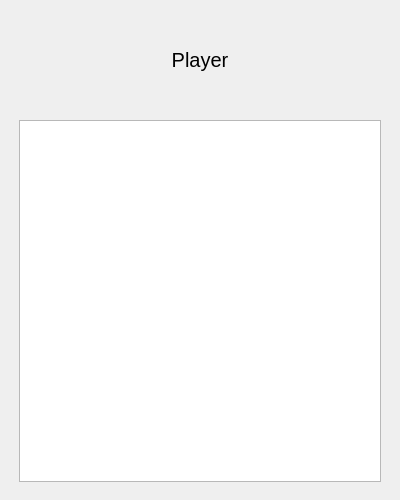
<?xml version="1.0" encoding="UTF-8"?>
<ui version="4.0">
 <class>game_part</class>
 <widget class="QWidget" name="game_part">
  <property name="geometry">
   <rect>
    <x>0</x>
    <y>0</y>
    <width>400</width>
    <height>500</height>
   </rect>
  </property>
  <property name="windowTitle">
   <string>Form</string>
  </property>
  <widget class="QTableWidget" name="board">
   <property name="geometry">
    <rect>
     <x>19</x>
     <y>120</y>
     <width>362</width>
     <height>362</height>
    </rect>
   </property>
  </widget>
  <widget class="QLabel" name="move_player">
   <property name="enabled">
    <bool>true</bool>
   </property>
   <property name="geometry">
    <rect>
     <x>20</x>
     <y>40</y>
     <width>360</width>
     <height>40</height>
    </rect>
   </property>
   <property name="font">
    <font>
     <pointsize>15</pointsize>
    </font>
   </property>
   <property name="text">
    <string>Player</string>
   </property>
   <property name="alignment">
    <set>Qt::AlignCenter</set>
   </property>
  </widget>
 </widget>
 <resources/>
 <connections/>
</ui>
